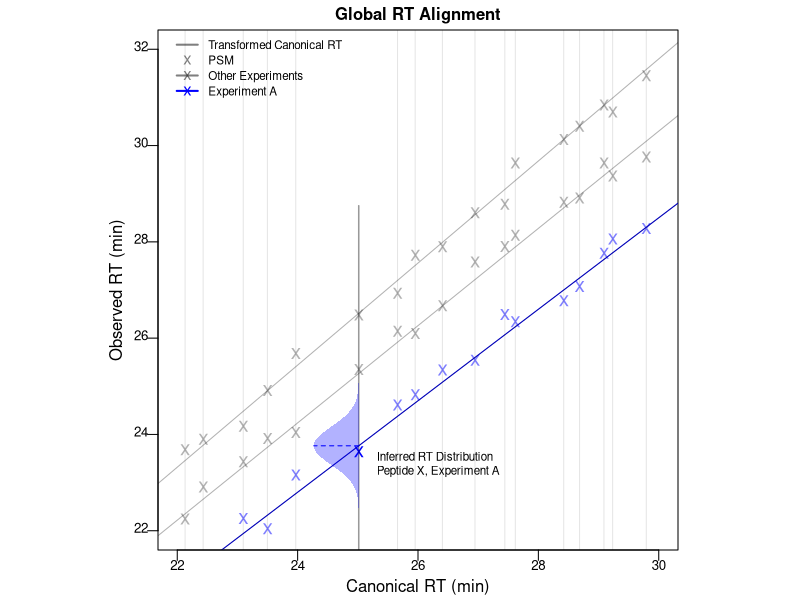

Reproduce this figure in R.
## ----------

pdf(file='manuscript/Figs/alignment_demo_v2.pdf', width=3.5, height=3)
par(mgp=c(1.2, 0.5, 0),
    mar=c(2.5,2,1.5,0.2),
    pin=c(2, 2),
    cex.lab=0.8, cex.axis=0.8, cex.main=1,
    xaxs='r', yaxs='r', las=1,
    pty='s', din=c(3.5, 3.5))

set.seed(15)

exps <- c(1.06, 1.01, 0.95)

#mus <- runif(20, min=20,max=30)
mus <- c(20.30265, 20.63603, 20.92263, 22.13038, 22.43004, 23.09638, 23.49773,
         23.96849, 25.01534, 25.65994, 25.95323, 26.40581, 26.94700, 27.44276,
         27.61737, 28.42095, 28.68403, 29.08916, 29.23397, 29.79338)
points_per_exp <- 1
musx <- rep(rep(mus, each=points_per_exp),length(exps))
rts <- musx * rep(exps, each=points_per_exp*length(mus))
error <- rnorm(length(rts), 0, 0.25)
rts <- rts + error
rts[49] <- rts[49] - 0.3

cols <- rep(rgb(0,0,0,0.3), length(musx))
cols[-(1:(2*length(mus)))] <- rgb(0, 0, 1, 0.5)
cols[49] <- 'blue'

plot(musx, rts, pch='x', cex=1.25, col=cols,
     xlim=c(22,30), ylim=c(22,32),
     xaxt='n',yaxt='n',
     xlab=NA, ylab=NA
     #xlab='Canonical RT (min)', ylab='Observed RT (min)')
)
title("Global RT Alignment", line=0.5)

#abline(a=0, b=1, col='black')
abline(a=0, b=exps[3], col='blue')
for(exp in exps) {
  abline(a=0, b=exp, col=rgb(0,0,0,0.3))
}
# lines for mus
abline(v=mus[-9], col=rgb(0,0,0,0.1), lty=1)
#abline(v=mus[9], col=rgb(0,0,0,0.4), lty=2, lwd=1.5)
segments(x0=mus[9], x1=mus[9], y0=0, y1=28.75, 
         col=rgb(0,0,0,0.4), lty=1, lwd=1.5)


# highlight one of the peptides
#rect(xleft=mus[9]-0.4, xright=mus[9]+0.4, ybottom=rts[49]-1, ytop=rts[9]+1,
#     lty=1, lwd=1)

#text(x=9, y=0, labels="Peptide", cex=0.8, adj=c(0,0))
#text(x=mus, y=rep(0,3), labels=c('I', 'J', 'K'), cex=0.8, font=2, adj=c(0.5, 0))
#text(x=mus[13]+0.6, y=23.8, labels=expression(i), cex=0.8, adj=c(0,0.5))
text(x=mus[9]+0.3, y=rts[49], labels="Inferred RT Distribution\nPeptide X, Experiment A", 
     cex=0.7, adj=c(0,1))

# draw the sideways distribution
polygon(mus[9] - (dnorm(seq(22, 26, length.out=200), mean=(mus[9] * exps[3]), sd=0.4)) * 0.75,
        seq(22, 26, length.out=200), 
        col=rgb(0, 0, 1, 0.3), border=NA)
# draw mean of sideways distribution
segments(x0=mus[9], x1=mus[9] - (dnorm(mus[9] * exps[3], mean=(mus[9] * exps[3]), sd=0.4) * 0.75), 
         y0=mus[9] * exps[3], y1=mus[9] * exps[3], 
         col='blue', lty=2)


axis(side=1, tck=-0.02, padj=-0.6)
axis(side=2, tck=-0.02, padj=0.2)

mtext('Canonical RT (min)', 1, line=1.3)
mtext('Observed RT (min)', 2, line=1.6, las=3)

legend('topleft',
       c('Transformed Canonical RT', 'PSM', 'Other Experiments', 'Experiment A'), 
       pch=c(NA,'x', 'x','x'),
       col=c(rgb(0,0,0,0.5), rgb(0,0,0,0.5), rgb(0,0,0,0.5), "blue"), 
       lty=c(1, NA, 1, 1), lwd=2,
       bty='n', 
       pt.cex=1, cex=0.7, inset=c(0.03,0), y.intersp=1.1)

dev.off()